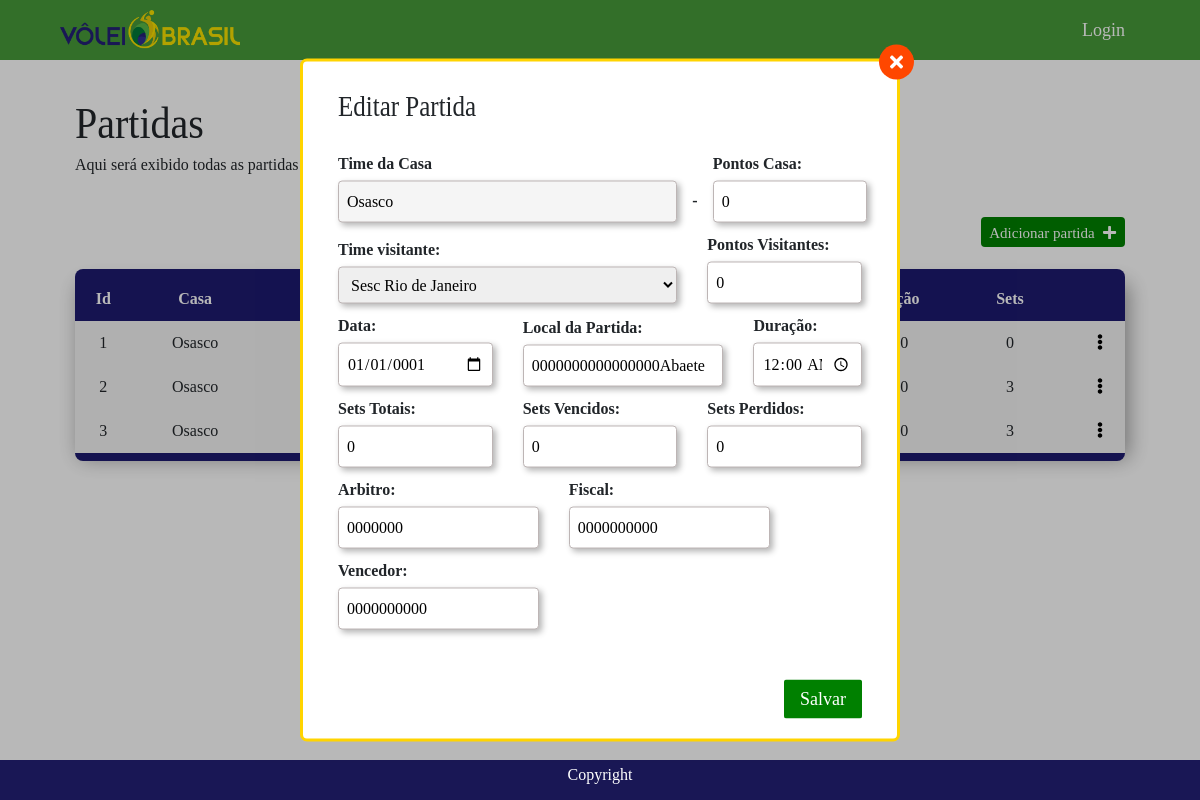
/admin/partidas/alterar/1, run on the app's committed database.
### tables this page shows
CREATE TABLE Partidas (
    id                  INTEGER PRIMARY KEY
    , RowId INT
    , TimeCasa_Id           INT NOT NULL
    , TimeVisitantes_Id     INT NOT NULL
    , Pontos_Casa         INT NOT NULL
    , Pontos_Visitante INT NOT NULL
    , DataJogo                TEXT NOT NULL
    , LocalJogo TEXT NOT NULL
    , Duracao TEXT NOT NULL
    , Vencedor TEXT NOT NULL
    , SetsTotal INT NOT NULL
    , SetsVencidos INT NOT NULL
    , SetsPerdidos INT NOT NULL
    , ArbitroPrincipal TEXT NOT NULL
    , FiscalRede TEXT NOT NULL
    , FOREIGN KEY (TimeCasa_Id) REFERENCES Equipes (id)
    , FOREIGN KEY (TimeVisitantes_Id) REFERENCES Equipes (id)
);

CREATE TABLE Equipes (
    Id          INTEGER PRIMARY KEY 
    , Nome        VARCHAR(50) NOT NULL UNIQUE
    , Sigla       VARCHAR(10) NOT NULL UNIQUE
    , Localidade  VARCHAR(100) NOT NULL
    , Pontos INT
    , Jogos INT
    , Vitorias INT
    , Derrotas INT
  	
);

### controller.py (the view, shortened to what this page needs)
@app.route('/admin/partidas/alterar/<id_partida>', methods=['GET', 'POST'])
def alterar_partida(id_partida):
    partida = obter_partida(id_partida)
    time_id = partida['TimeCasa_Id']
    times = times_menosUm(time_id)
    timeCasa = get_time(time_id)
    partidas = get_partidas(time_id)
    return render_template(
        'parts/update-partida.html',
        title='Alterar',
        partida=partida,
        times=times,
        timeCasa=timeCasa,
        partidas=partidas
    )

### app.py (called while the page is built)
@app.before_request
def before_request():
    g.db = get_db()
    g.query_db = query_db

@app.teardown_request
def teardown_request(exception):
    db = getattr(g, '_database', None)
    if db is not None:
        db.close()

### dao.py (called while the page is built)
def get_time(time_id):
    time = g.query_db(
        '''SELECT * FROM Equipes WHERE Id = ?''',
        [time_id],
        one=True
    )
    return time

def get_partidas(time_id):
    partidas = g.query_db(
        '''
            SELECT *
              FROM Partidas
               INNER JOIN Equipes on Equipes.Id = Partidas.TimeCasa_Id
             WHERE TimeCasa_Id = ?
        ''',
        [time_id]
    )
    return partidas

def obter_partida(id_partida):
    return g.query_db(
        ''' SELECT *  FROM Partidas
            WHERE Id = ?
        ''',
        [id_partida],
        one=True
    )

def times_menosUm(time_id):
    times = g.query_db(
        '''
            SELECT *
              FROM Equipes
             WHERE Id != ?
        ''',
        [time_id]
    )
    return times

### db.py (called while the page is built)
def make_dicts(cursor, row):
    return dict((cursor.description[idx][0], value)
                for idx, value in enumerate(row))

def get_db():
    db = getattr(g, '_database', None)
    if db is None:
        db = g._database = sqlite3.connect(DATABASE)
        print(db)
    db.row_factory = make_dicts
    return db

def query_db(query, args=(), one=False):
    print(args)
    cur = get_db().execute(query, args)
    rv = cur.fetchall()
    cur.close()
    return (rv[0] if rv else None) if one else rv

### templates/parts/update-partida.html (shortened to what this page needs)
 {% extends 'partidas.html' %} {% block partida %}
<div class="addTime">
    <h3 class="addTime-title">Editar Partida</h3>
    <form method="POST">
        <div class="linha">
            <div class="input-container col-lg-8">
                <label for="TimeCasa_Id">Time da Casa </label>
                <input class="inputForm" readonly value="{{ timeCasa['Nome'] }} ">
            </div>
            <p> <strong> - </strong></p>
            <div class="input-container col-lg-4">
                <label for="Pontos_Casa">Pontos Casa:</label>
                <input type="number" id="Pontos_Casa" name="Pontos_Casa" class="inputForm" title="Localidade do time" value="{{ partida['Pontos_Casa']}}" required>
            </div>
        </div>
        <div class="linha">
            <div class="input-container col-lg-8">
                <label for="TimeVisitantes_Id">Time visitante:</label>
                <select class="inputForm" name="TimeVisitantes_Id" id="TimeVisitantes_Id">
                    {% for t in times %}
                    <option value=" {{ t['Id'] }}">
                        {{ t['Nome'] }}
                    </option>
                    {% endfor %}
                </select>
            </div>
            <div class="input-container col-lg-4">
                <label for="Pontos_Visitante">Pontos Visitantes:</label>
                <input type="number" id="Pontos_Visitante" name="Pontos_Visitante" class="inputForm" title="Pontuação do time" required value="{{ partida['Pontos_Casa'] }}">
            </div>
        </div>
        <div class="linha">
            <div class="input-container col-lg-4">
                <label for="DataJogo">Data:</label>
                <input type="date" id="DataJogo" name="DataJogo" class="inputForm" title="Quantidade de Jogos" required value="{{ partida['DataJogo']}}">
            </div>
            <div class="input-container col-lg-5">
                <label for="LocalJogo">Local da Partida:</label>
                <input type="text" id="LocalJogo" name="LocalJogo" class="inputForm" title="Derrotas" required value="{{ partida['LocalJogo']}}">
            </div>
            <div class="input-container col-lg-3">
                <label for="Duracao">Duração:</label>
                <input type="time" id="Duracao" name="Duracao" class="inputForm" title="Derrotas" required value="{{ partida['Duracao'] }}">
            </div>
        </div>
        <div class="linha">
            <div class="input-container col-lg-4">
                <label for="SetsTotal">Sets Totais:</label>
                <input type="number" id="SetsTotal" name="SetsTotal" class="inputForm" title="Derrotas" required value="{{ partida['SetsTotal']}}">
            </div>
            <div class="input-container col-lg-4">
                <label for="SetsVencidos">Sets Vencidos:</label>
                <input type="number" id="SetsVencidos" name="SetsVencidos" class="inputForm" title="Derrotas" required value="{{ partida['SetsVencidos']}}">
            </div>
            <div class="input-container col-lg-4">
                <label for="SetsPerdidos">Sets Perdidos:</label>
                <input type="number" id="SetsPerdidos" name="SetsPerdidos" class="inputForm" title="Derrotas" required value="{{ partida['SetsPerdidos']}}">
            </div>
        </div>
        <div class="linha">
            <div class="input-container col-lg-5">
                <label for="ArbitroPrincipal">Arbitro:</label>
                <input type="text" id="ArbitroPrincipal" name="ArbitroPrincipal" class="inputForm" title="Derrotas" required value="{{ partida['ArbitroPrincipal']}}">
            </div>
            <div class="input-container col-lg-5">
                <label for="FiscalRede">Fiscal:</label>
                <input type="text" id="FiscalRede" name="FiscalRede" class="inputForm" title="Derrotas" required value="{{ partida['FiscalRede']}}">
            </div>
        </div>
        <div class="linha">
            <div class="input-container col-lg-5">
                <label for="Vencedor">Vencedor:</label>
                <input type="text" id="Vencedor" name="Vencedor" class="inputForm" title="Derrotas" required value="{{ partida['Vencedor']}}">
            </div>
        </div>
        <div class="linha">
            <div class="input-container col-lg-12">
                <button type="submit" class="btn btn-submit" title="Salvar dados do time">Salvar</button>
            </div>
        </div>
    </form>
</div>
{% endblock %}

### templates/partidas.html (shortened to what this page needs)
<!DOCTYPE html>
<html lang="pt-br">
<head>
    <link rel="stylesheet" href="https://cdnjs.cloudflare.com/ajax/libs/font-awesome/5.13.0/css/all.min.css">
    <link rel="stylesheet" href="{{url_for('static', filename='css/bootstrap.css')}}">
    <link rel="stylesheet" href="{{url_for('static', filename='css/site.css')}}">
</head>
<body>
    <header class="header">
        <div class="wrapper">
            <div class="header__inner">
                <div class="header__logo">
                    <a href="/" class="header__logo-link">
                        <img src="{{ url_for('static', filename='img/logo.png') }}" alt="Logo Vôlei Brasil">
                    </a>
                </div>
                <nav class="header__navigation">
                    <a href="{{ url_for('entrar') }}">Login</a>
                </nav>
            </div>
        </div>
    </header>
    <main class="main">
        <section class="partidas">
            <div class="wrapper">
                <div class="partidas__inner">
                    <h3 class="col-lg-12 col-md-12 col-sm-12">Partidas</h3>
                    <p class="col-lg-12 col-md-12 col-sm-12">Aqui será exibido todas as partidas do time
                        <strong>{{ timeCasa['Nome'] }}</strong></p>
                    <div class="col-lg-12 col-md-12 col-sm-12 partidas__inner-content ">
                        <header class="rank__inner-header">
                            <a href=" {{url_for('adicionar_partida', id_time=timeCasa['Id'])}}" class="btn btn-add openModal" title="Adicionar partida">
                                Adicionar partida
                                <i class="fas fa-plus"></i>
                            </a>
                        </header>
                        <table class="table__list" cellspacing="0">
                            <thead>
                                <tr>
                                    <th>Id</th>
                                    <th>Casa</th>
                                    <th>Visitante</th>
                                    <th>Data</th>
                                    <th>Vencedor</th>
                                    <th>Duração</th>
                                    <th>Sets</th>
                                    <th></th>
                                    <th></th>
                                </tr>
                            </thead>
                            <tbody>
                                {% for i in partidas %}
                                <tr>
                                    <td> {{ i['id']}} </td>
                                    <td> {{ timeCasa['Nome'] }} </td>
                                    <td> {{ i['TimeVisitantes_Id']}} </td>
                                    <td> {{ i['DataJogo']}} </td>
                                    <td> {{ i['Vencedor']}}</td>
                                    <td> {{ i['Duracao']}} </td>
                                    <td> {{ i['SetsTotal']}} </td>
                                    <td></td>
                                    <td class="menuActions__container">
                                        <button class="toggle-menuActions" onclick="toggleMenuActions(0, this)">
                                            <i class="fas fa-ellipsis-v"></i>
                                        </button>
                                    </td>
                                </tr>
                                {% endfor %}
                            </tbody>
                        </table>
                    </div>
                </div>
            </div>
        </section>
        <div class="modal">
            <div class="modal__inner">
                <a href="{{ url_for( 'listar_partidas', id_time=timeCasa['Id']) }}" class="modal-close" onclick="fecharModal()"><i class="fas fa-times"></i></a>
                <div class="modal__inner-content">
                    {% block partida %} {% endblock %}
                </div>
            </div>
        </div>
    </main>
    <footer class="footer">
        <div class="wrapper">
            <div class="footer__inner">
                <p>Copyright</p>
            </div>
        </div>
    </footer>
</body>
</html>

### static/css/site.css (style rules this page uses)
* { padding: 0%; margin: 0%; box-sizing: border-box; }
html { font-size: 62.5%; scroll-behavior: smooth; }
body { font-size: 1.6rem; font-family: Regular; }
a { text-decoration: none; cursor: pointer; display: flex; align-items: center; justify-content: center; }
img { max-width: 100%; }
button { border: none; background-color: transparent; cursor: pointer; }
label { font-weight: 900; }
input, select, textarea { padding: 8px; border-radius: 4px; box-shadow: 3px 3px 6px 0px rgba(0, 0, 0, 0.3); border: 1px #bdb5b5 solid; resize: none; }
input[readonly] { background-color: whitesmoke; cursor: default; }
a, button, .btn { color: #000; }
*::after, *::before { position: absolute; left: 0; top: 0; width: 100%; }
.wrapper { max-width: 1100px; width: 90%; margin: 0 auto; z-index: 1; }
.linha { display: flex; align-items: flex-end; align-content: stretch; margin: 10px 0; }
.input-container { display: flex; flex-flow: column; }
.header { background-color: #479a39; height: 60px; position: static; left: 0; top: 0; width: 100%; overflow: hidden; display: flex; }
.header__inner { display: flex; align-items: center; justify-content: space-between; width: 100%; height: 100%; }
.header__logo { width: 180px; height: 100%; display: flex; }
.header__logo-link { display: flex; align-items: center; justify-content: center; width: 100%; padding: 10px 0; }
.header__logo-link img { height: 100%; margin: 0; }
.header__navigation { height: 100%; display: flex; align-items: center; }
.header__navigation a { padding: 0 15px; color: #ffffff; font-size: 1.8rem; height: 100%; }
.footer { background-color: #232075; margin-top: auto; height: 40px; display: flex; }
.footer__inner { color: #fff; text-align: center; height: 100%; display: flex; align-items: center; justify-content: center; }
.main { min-height: calc(100vh - 40px - 60px); }
.table__list { width: 100%; margin: auto; text-align: center; background-color: #f3f3f3; box-shadow: 4px 6px 20px -1px rgba(0, 0, 0, 0.4); position: relative; }
.table__list::after, .table__list::before { content: ''; background-color: #1d1a6f; height: 8px; transform: translateY(-100%); border-radius: 10px 10px 0 0; }
.table__list::after { top: 100%; border-radius: 0 0 10px 10px; transform: none; }
.table__list thead { background-color: #1d1a6f; color: #fff; padding: 10px 0; }
.table__list thead tr th, .table__list tbody tr td { padding: 10px 5px; }
.table__list tbody tr { position: relative; }
.menuActions__container { position: relative; }
.input-container input { width: 100%; }
.toggle-menuActions { width: 40px; height: 100%; z-index: 2; position: relative; }
.partidas { height: 100%; padding: 40px 0; }
.partidas__inner h3 { font-size: 4rem; font-family: Bold; transform: scaleY(1.1); }
.partidas__inner-content { margin: 40px 0 10px; }
td.menuActions__container { width: 30px; }
.rank__inner-header { display: flex; justify-content: flex-end; margin: 0 0 30px; }
.btn-add { background-color: green; color: #fff; width: 30px; height: 30px; border-radius: 50%; font-size: 15px; position: relative; width: auto; border-radius: 4px; }
.btn-add svg { margin-left: 5px; }
.modal { align-items: center; justify-content: center; opacity: 0; visibility: hidden; transition: .5s; display: flex; }
.modal.modal--open { z-index: 1; overflow: hidden; opacity: 1; visibility: visible; }
body.modal--open { overflow: hidden; }
.modal__inner { max-width: 600px; width: 90%; position: relative; display: flex; align-items: center; justify-content: center; position: absolute; top: -100%; transition: .5s; }
.modal--open .modal__inner { top: 50%; transform: translateY(-50%); }
.modal-close { position: absolute; top: 0; right: 0; transform: translate(40%, -40%); z-index: 2; background-color: #ff4700; width: 35px; height: 35px; border-radius: 50%; color: #fff; font-size: 19px; padding: 6px; transition: 0.2s; }
.modal__inner-content { background-color: #fff; width: 100%; z-index: 1; border-radius: 7px; border: 3px #ffd400 solid; overflow-y: auto; overflow-x: hidden; padding: 10px 20px; display: flex; align-items: stretch; max-height: 90vh; }
.addTime { height: 100%; width: 100%; }
.addTime-title { font-size: 25px; padding: 0 15px; font-family: Bold; transform: scaleY(1.2); margin: 20px 0 30px; }
.btn-submit { background-color: green; color: #fff; font-size: 18px; width: auto; align-self: flex-end; padding: 5px 15px; margin: 40px 0 0; }

### data on the page
Partidas: id "1", SetsTotal "0", Pontos_Casa "0", Pontos_Visitante "0", DataJogo "01/01/0001", LocalJogo "0000000000000000Abaete", Duracao "00:00", SetsVencidos "0", SetsPerdidos "0", ArbitroPrincipal "0000000", FiscalRede "0000000000", Vencedor "0000000000"
Equipes: Nome "Osasco"
Partidas: id "2", SetsTotal "3"
Partidas: id "3", SetsTotal "3"

### other printed values
form field TimeVisitantes_Id "Sesc Rio de Janeiro"
